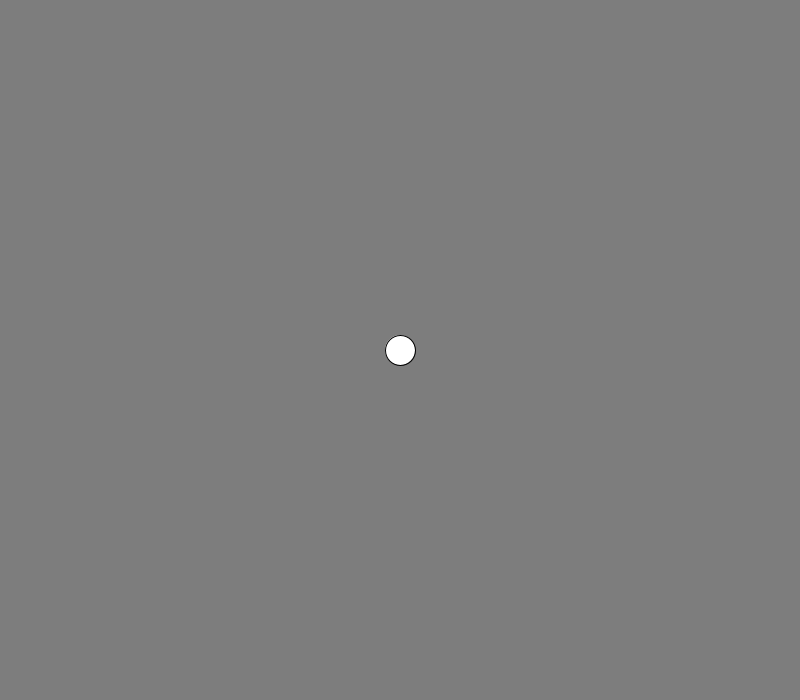
Frame 1 (no input)
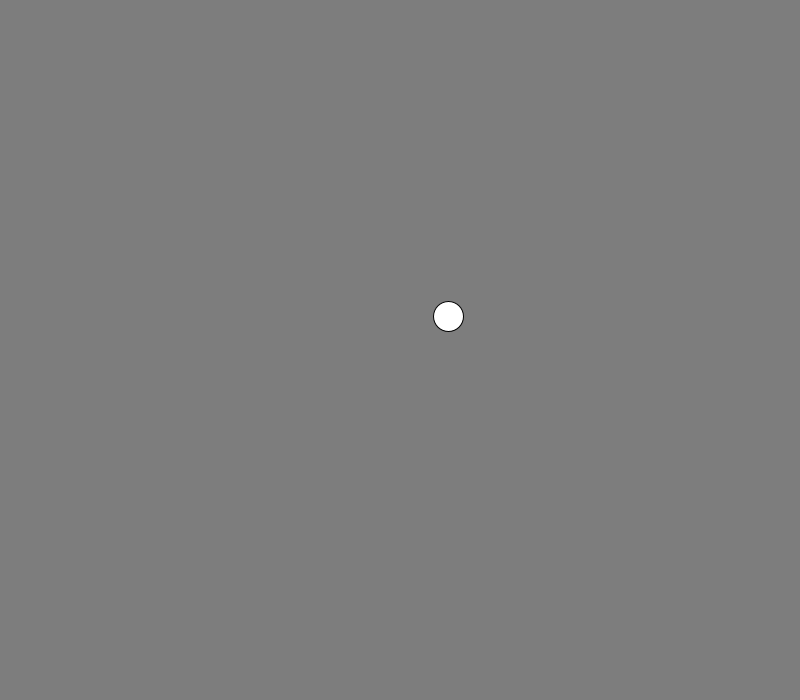
Frame 60 (the mouse pressed at the canvas centre just before this capture)
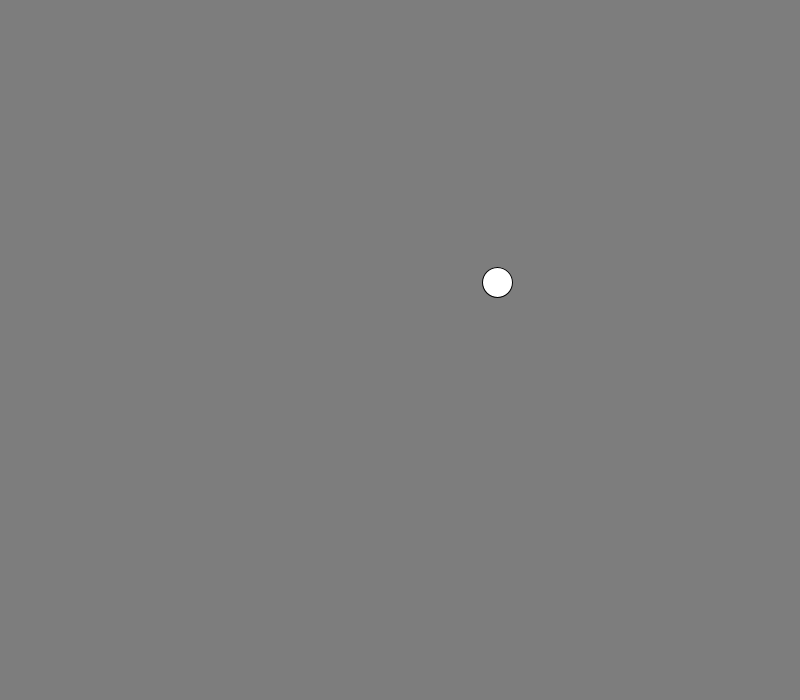
Frame 120 (the mouse held since frame 60 and released just before this capture)

The Processing sketch that drew these frames (run headless with seeded random() and noise(); from frame 60 on, the mouse is pressed at the canvas centre):

// Processing sketch: Gball_class
// ── Gball_class.pde
Gball b;

void setup() {
  frameRate(500);
  size(800, 700);
  b = new Gball();
}
void draw() {
  background(125);
  b.display();
  b.move();
  b.bounce();
}

class Gball {
  float sz;
  PVector loc, vel;

  Gball() {
    sz = 30;
    loc = new PVector(width/2, height/2);
    vel = PVector.random2D();
  }
  void display() {
    ellipse(loc.x, loc.y, sz, sz);
  }  
  void move() {
    loc.add(vel);
  }
  void bounce() {
    if (loc.x + sz/2 > width || loc.x - sz/2 < 0) {
      vel.x *= -1;
    }
    if (loc.y + sz/2 > height || loc.y - sz/2 < 0) {
      vel.y *= -1;
    }
  }
}
